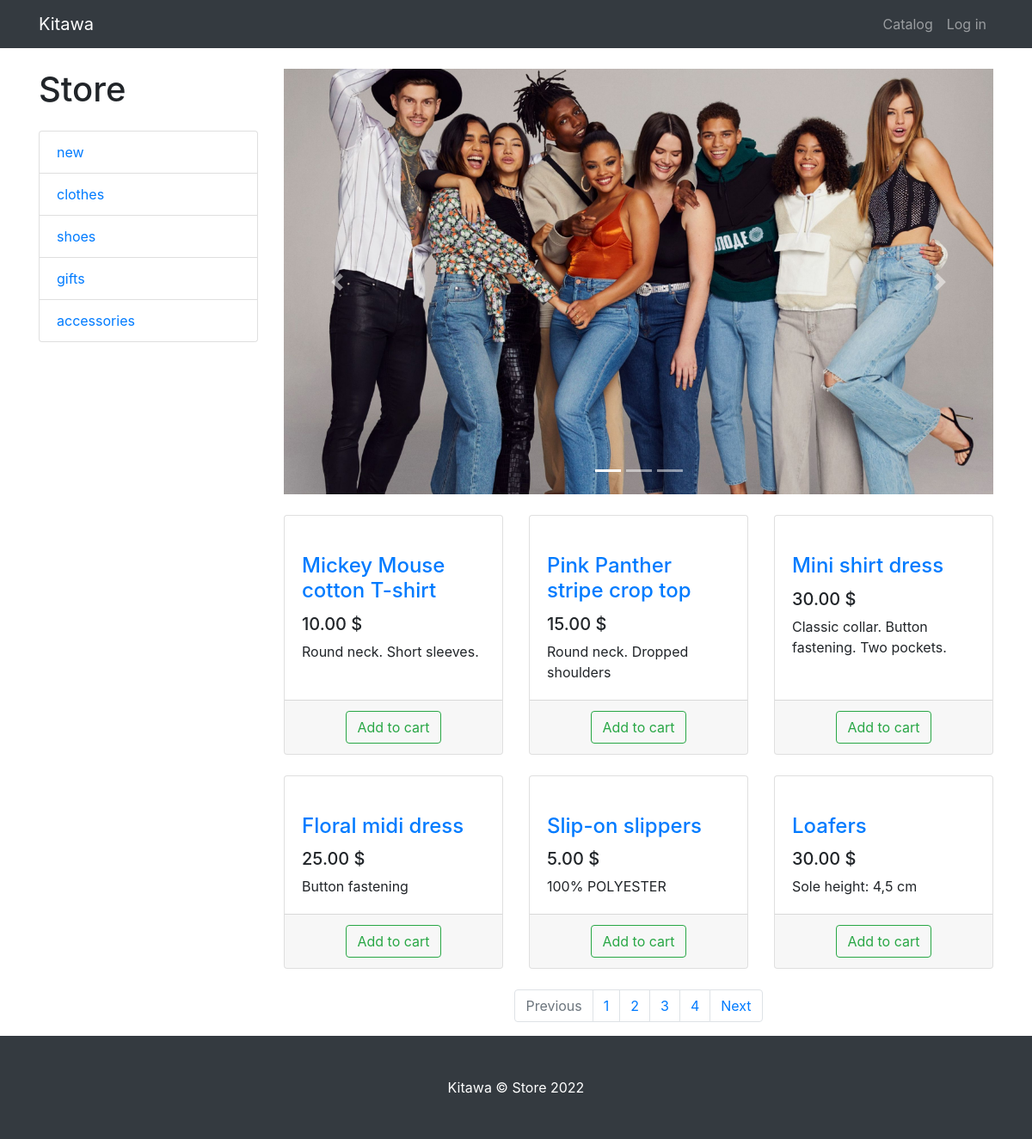
Page /products on the committed database.
### products/models.py (models this page shows, shortened)
class ProductCategory(models.Model):
    name = models.CharField(max_length=64, unique=True)
    description = models.TextField(blank=True)
    class Meta:
        verbose_name_plural = 'Product Categories'

class Product(models.Model):
    name = models.CharField(max_length=256)
    image = models.ImageField(upload_to='products_images', blank=True)
    description = models.TextField(blank=True)
    short_description = models.CharField(max_length=64, blank=True)
    price = models.DecimalField(max_digits=8, decimal_places=2, default=0)
    quantity = models.PositiveIntegerField(default=0)
    category = models.ForeignKey(ProductCategory, on_delete=models.PROTECT)

### products/views.py (the view)
# urls.py: path('products', views.products, name="products"),
def products(request, category_id=None, page=1):
    context = {
        'title': 'Store - catalog',
        'categories': ProductCategory.objects.all(),
    }
    if category_id:
        products = Product.objects.filter(category_id=category_id)
    else:
        products = Product.objects.all()
    paginator = Paginator(products, 6)
    products_paginator = paginator.page(page)
    context.update({'products': products_paginator})
    return render(request, 'products/products.html', context)

### products/templates/products/products.html (shortened to what this page needs)
{% extends 'products/base.html' %}
{% load static %}
{% block css %}
<link href="{% static 'css/products.css' %}" rel="stylesheet">
{% endblock %}
{% block content %}
<div class="container">
    <div class="row">
        <div class="col-lg-3">
            <h1 class="my-4">Store</h1>
            <div class="list-group">
                {% for category in categories %}
                <a href="{% url 'products' category.id %}" class="list-group-item">{{ category.name }}</a>
                {% endfor %}
            </div>
        </div>
        <div class="col-lg-9">
            <div id="carouselExampleIndicators" class="carousel slide my-4" data-ride="carousel">
                <ol class="carousel-indicators">
                    <li data-target="#carouselExampleIndicators" data-slide-to="0" class="active"></li>
                    <li data-target="#carouselExampleIndicators" data-slide-to="1"></li>
                    <li data-target="#carouselExampleIndicators" data-slide-to="2"></li>
                </ol>
                <div class="carousel-inner" role="listbox">
                    <div class="carousel-item active">
                        <img class="d-block img-fluid" src="{% static 'vendor/img/slides/slide-1.jpg' %}"
                             alt="First slide">
                    </div>
                </div>
                <a class="carousel-control-prev" href="#carouselExampleIndicators" role="button" data-slide="prev">
                    <span class="carousel-control-prev-icon" aria-hidden="true"></span>
                </a>
                <a class="carousel-control-next" href="#carouselExampleIndicators" role="button" data-slide="next">
                    <span class="carousel-control-next-icon" aria-hidden="true"></span>
                </a>
            </div>
            <div class="row">
                {% for product in products %}
                <div class="col-lg-4 col-md-6 mb-4">
                    <div class="card h-100">
                        <a href="#">
                        </a>
                        <div class="card-body">
                            <h4 class="card-title">
                                <a href="#">{{ product.name }}</a>
                            </h4>
                            <h5>{{ product.price}} $</h5>
                            <p class="card-text">{{ product.short_description }}</p>
                        </div>
                        <div class="card-footer text-center">
                            <a href="{% url 'basket_add' product.id %}">
                                <button type="button" class="btn btn-outline-success">Add to cart</button>
                            </a>
                        </div>
                    </div>
                </div>
                {% endfor %}
            </div>
            <nav aria-label="Page navigation example">
                <ul class="pagination justify-content-center">
                    <li class="page-item {% if not products.has_previous  %} disabled {% endif %}">
                        <a class="page-link" href="{% if products.has_previous %} {% url 'page' products.previous_page_number %} {% else %} # {% endif %}"
                           tabindex="-1" aria-disabled="true">Previous</a>
                    </li>
                    {% for page in products.paginator.page_range %}
                    <li class="page-item">
                        <a class="page-link" href="{% url 'page' page %}">
                            {{ page }}
                        </a>
                    </li>
                    {% endfor %}
                    <li class="page-item {% if not products.has_next  %} disabled {% endif %}" >
                        <a class="page-link" href="{% if products.has_next %} {% url 'page' products.next_page_number %} {% else %} # {% endif %}">
                            Next</a>
                    </li>
                </ul>
            </nav>
        </div>
    </div>
</div>
{% endblock %}
{% block footer %}
<footer class="py-5 bg-dark">
    <div class="container">
        <p class="m-0 text-center text-white">Kitawa &copy; Store 2022</p>
    </div>
</footer>
{% endblock %}

### static/css/products.css (style rules this page uses)
body { padding-top: 56px; }

### rows in the picture
ProductCategory: name "new"
ProductCategory: name "clothes"
ProductCategory: name "shoes"
ProductCategory: name "gifts"
ProductCategory: name "accessories"
Product: name "Mickey Mouse cotton T-shirt", price "10.00", short_description "Round neck. Short sleeves."
Product: name "Pink Panther stripe crop top", price "15.00", short_description "Round neck. Dropped shoulders"
Product: name "Mini shirt dress", price "30.00", short_description "Сlassic collar. Button fastening. Two pockets."
Product: name "Floral midi dress", price "25.00", short_description "Button fastening"
Product: name "Slip-on slippers", price "5.00", short_description "100% POLYESTER"
Product: name "Loafers", price "30.00", short_description "Sole height: 4,5 cm"

### other values in the picture
{{ page }} "1" "2" "3" "4"
